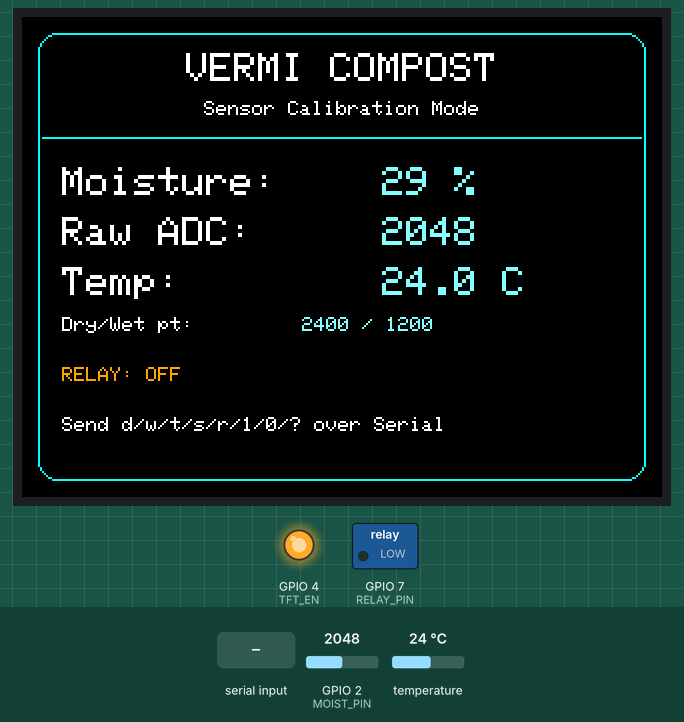
This sketch was run on a simulated ESP32-S3. Shown: 320×240 colour display, switched loads named in the sketch (green lamp = pin HIGH), output pins drawn as LEDs (lit = HIGH). The inputs (shaded band) are chosen by the test bench; at power-on: temperature 24 °C, GPIO 2 (MOIST_PIN) = 2048 (analog values on the 0–4095 scale). EEPROM starts erased; what the sketch prints to the serial monitor is not drawn.

Above: at 2.4 s.
2.5 s: "d90\n" received over Serial
At 4.7 s:
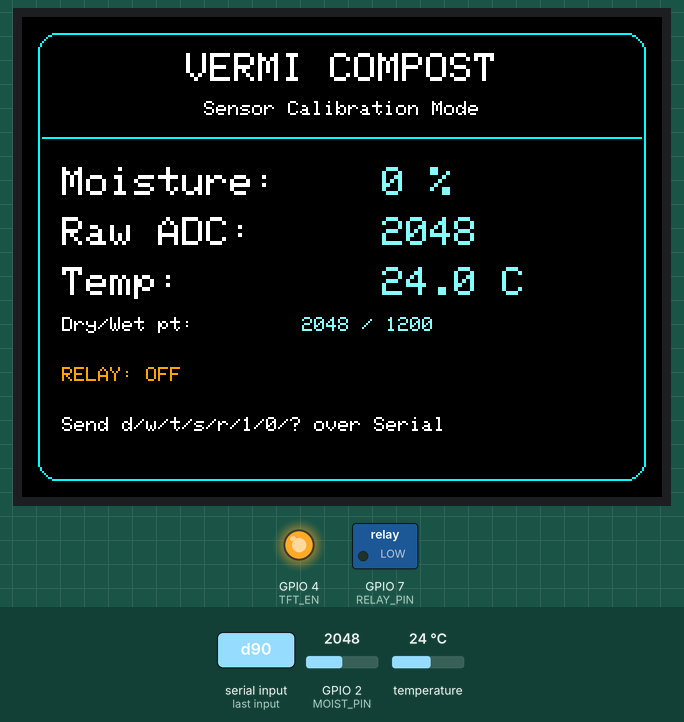
5.3 s: temperature set to 12 °C
At 6.2 s:
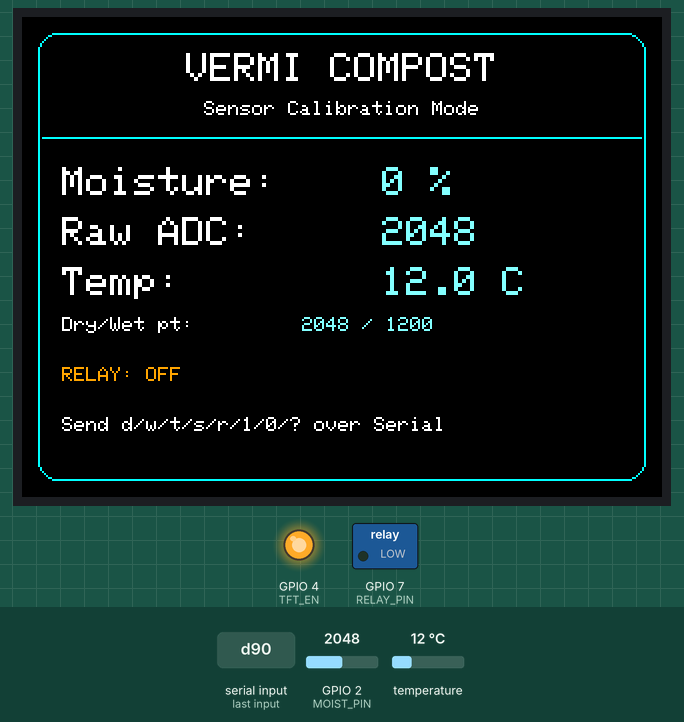
7.3 s: GPIO 2 (MOIST_PIN) set to 2866
At 9.8 s:
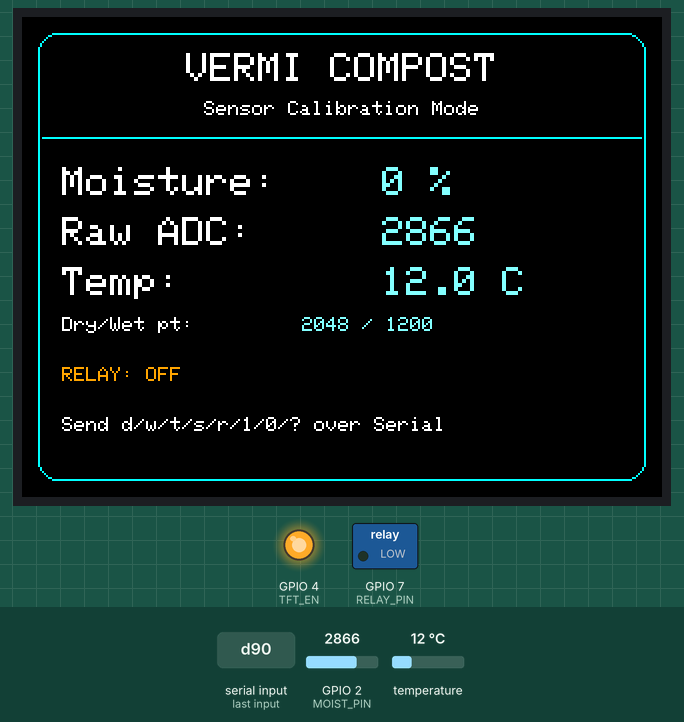
10.3 s: "r" received over Serial
13.3 s: "w90\n" received over Serial
At 15.6 s:
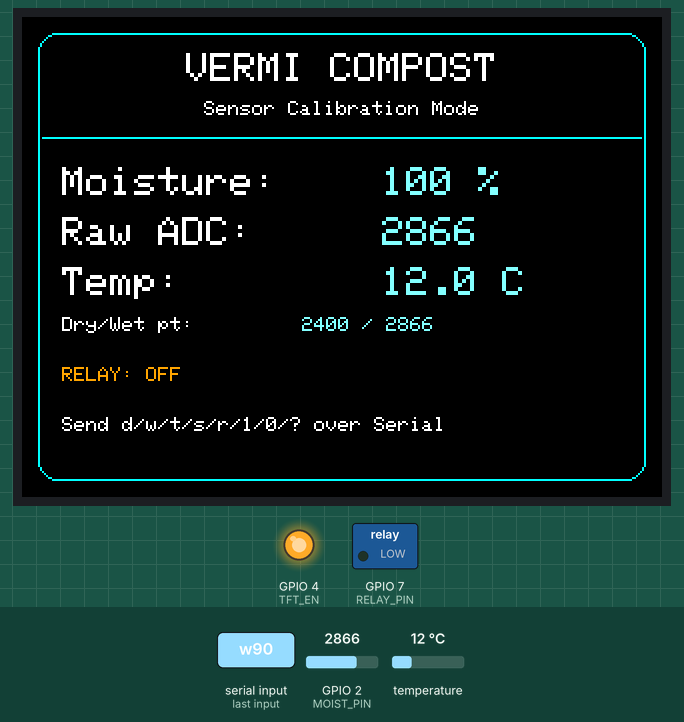
16.3 s: "t90\n" received over Serial
At 19.1 s:
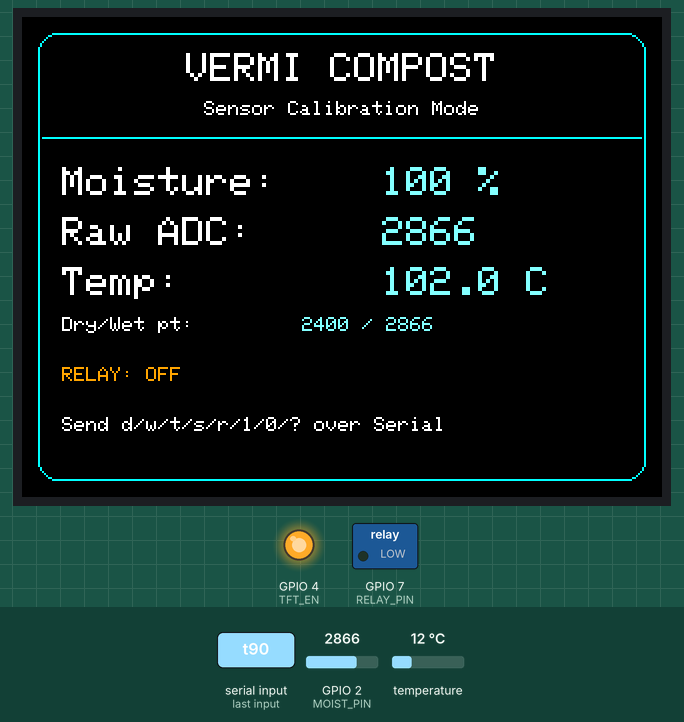
Timing chart, 0 to 20.3 s (numbered marks = the images above; inputs shaded):
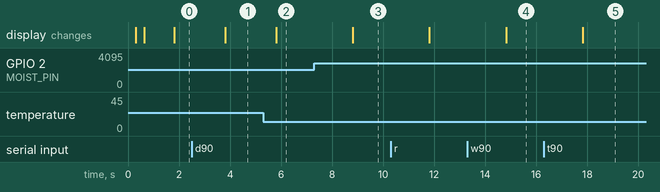

Measured:
- after the input at 2.5 s, the display: changes after 1.3 s (image 1)
- after the input at 5.3 s, the display: changes after 0.51 s (image 2)
- after the input at 7.3 s, the display: changes after 1.5 s (image 3)
- after the input at 13.3 s, the display: changes after 1.5 s (image 4)
- after the input at 16.3 s, the display: changes after 1.5 s (image 5)

The sketch:

vermi_calibration.ino
```cpp
/*
  Vermi Compost - Part B
  SENSOR CALIBRATION + LIVE MONITOR SKETCH
  (pH sensor deferred for now - not wired in this version)

  Pinout (as given):
    Moisture (analog)  -> GPIO2
    DS18B20 (OneWire)  -> GPIO3
    TFT CS             -> GPIO6
    TFT DC             -> GPIO5
    TFT RST            -> GPIO9
    TFT Backlight/EN   -> GPIO4
    Relay IN           -> GPIO7
    TFT MOSI           -> GPIO10
    TFT SCLK           -> GPIO8

  ---------------------------------------------------------
  HOW TO CALIBRATE (open Serial Monitor @ 115200 baud):
  ---------------------------------------------------------
    d   -> hold moisture probe in DRY air/soil, send 'd' to capture DRY point
    w   -> dip moisture probe in WATER/saturated soil, send 'w' to capture WET point
    t   -> set a temperature offset trim (it will ask you to type a number + Enter)
    s   -> SAVE current calibration to flash (survives reboot/power loss)
    r   -> reset calibration to defaults (still need to send 's' after to persist)
    1   -> turn relay ON  (wiring test)
    0   -> turn relay OFF (wiring test)
    ?   -> print current calibration + live raw values

  The TFT screen shows live moisture %, raw ADC, temperature, and the
  current dry/wet calibration points at all times, so you can watch the
  raw value change in real time while you calibrate.
*/

#include <Adafruit_GFX.h>
#include <Adafruit_ST7789.h>
#include <SPI.h>
#include <OneWire.h>
#include <DallasTemperature.h>
#include <Preferences.h>

// ---------- Pins ----------
#define MOIST_PIN    2
#define ONE_WIRE_PIN 3
#define TFT_CS       6
#define TFT_DC       5
#define TFT_RST      9
#define TFT_EN       4   // backlight enable
#define RELAY_PIN    7
#define TFT_MOSI     10
#define TFT_SCLK     8

Adafruit_ST7789 tft = Adafruit_ST7789(TFT_CS, TFT_DC, TFT_MOSI, TFT_SCLK, TFT_RST);

#define SCREEN_W 320
#define SCREEN_H 240

OneWire oneWire(ONE_WIRE_PIN);
DallasTemperature ds18b20(&oneWire);

Preferences prefs;

// ---------- Calibration values (defaults, overwritten from flash if saved) ----------
int dryValue   = 2400;   // raw ADC reading in dry air / dry soil
int wetValue   = 1200;   // raw ADC reading in water / saturated soil
float tempOffset = 0.0;  // additive trim applied to DS18B20 reading

// ---------- Moving average for moisture ----------
const int SOIL_SAMPLES = 10;
int soilReadings[SOIL_SAMPLES];
int soilIndex = 0;
long soilSum = 0;
bool soilBufferFilled = false;

unsigned long lastUpdate = 0;
const unsigned long updateInterval = 1000;

// ---------- Colors ----------
#define COL_BORDER 0x07FF
#define COL_TITLE  0xFFE0
#define COL_LABEL  0xFFFF
#define COL_VALUE  0x87FF
#define COL_GOOD   0x07E0
#define COL_WARN   0xFD20
#define COL_BAD    0xF800

void centeredText(const char* text, int y, uint8_t size) {
  int16_t x1, y1; uint16_t w, h;
  tft.setTextSize(size);
  tft.getTextBounds(text, 0, 0, &x1, &y1, &w, &h);
  tft.setCursor((SCREEN_W - w) / 2, y);
  tft.print(text);
}

int readSoilRaw() {
  int raw = analogRead(MOIST_PIN);
  soilSum -= soilReadings[soilIndex];
  soilReadings[soilIndex] = raw;
  soilSum += raw;
  soilIndex = (soilIndex + 1) % SOIL_SAMPLES;
  if (soilIndex == 0) soilBufferFilled = true;
  int count = soilBufferFilled ? SOIL_SAMPLES : max(soilIndex, 1);
  return soilSum / count;
}

void loadCalibration() {
  prefs.begin("vermi", true); // read-only
  dryValue   = prefs.getInt("dry", dryValue);
  wetValue   = prefs.getInt("wet", wetValue);
  tempOffset = prefs.getFloat("toff", tempOffset);
  prefs.end();
}

void saveCalibration() {
  prefs.begin("vermi", false); // read-write
  prefs.putInt("dry", dryValue);
  prefs.putInt("wet", wetValue);
  prefs.putFloat("toff", tempOffset);
  prefs.end();
  Serial.println("Calibration saved to flash.");
}

void resetCalibration() {
  dryValue = 2400;
  wetValue = 1200;
  tempOffset = 0.0;
  Serial.println("Calibration reset to defaults (send 's' to persist).");
}

void printStatus(int raw, float tempC) {
  Serial.println("---- Calibration status ----");
  Serial.printf("Dry point : %d\n", dryValue);
  Serial.printf("Wet point : %d\n", wetValue);
  Serial.printf("Temp offset: %.2f C\n", tempOffset);
  Serial.printf("Live raw moisture: %d\n", raw);
  Serial.printf("Live temp (with offset): %.2f C\n", tempC);
  Serial.println("Commands: d=set dry  w=set wet  t=set temp offset  s=save  r=reset  1/0=relay  ?=status");
}

void handleSerial(int currentRaw) {
  if (!Serial.available()) return;
  char c = Serial.read();
  switch (c) {
    case 'd': case 'D':
      dryValue = currentRaw;
      Serial.printf("Dry point captured: %d (probe should be in DRY air/soil)\n", dryValue);
      break;
    case 'w': case 'W':
      wetValue = currentRaw;
      Serial.printf("Wet point captured: %d (probe should be in WATER/saturated soil)\n", wetValue);
      break;
    case 't': case 'T': {
      Serial.println("Enter temp offset in C (e.g. -0.5) then press Enter:");
      unsigned long start = millis();
      while (!Serial.available() && millis() - start < 10000) delay(10);
      if (Serial.available()) {
        float v = Serial.parseFloat();
        tempOffset = v;
        Serial.printf("Temp offset set to %.2f C\n", tempOffset);
      } else {
        Serial.println("Timed out, offset unchanged.");
      }
      break;
    }
    case 's': case 'S':
      saveCalibration();
      break;
    case 'r': case 'R':
      resetCalibration();
      break;
    case '1':
      digitalWrite(RELAY_PIN, HIGH);
      Serial.println("Relay ON");
      break;
    case '0':
      digitalWrite(RELAY_PIN, LOW);
      Serial.println("Relay OFF");
      break;
    case '?':
      printStatus(currentRaw, ds18b20.getTempCByIndex(0) + tempOffset);
      break;
    default:
      break; // ignore newlines / unknown chars
  }
}

void drawStaticLayout() {
  tft.fillScreen(ST77XX_BLACK);
  tft.drawRoundRect(8, 8, SCREEN_W - 16, SCREEN_H - 16, 10, COL_BORDER);
  centeredText("VERMI COMPOST", 18, 2);
  centeredText("Sensor Calibration Mode", 42, 1);
  tft.drawFastHLine(10, 60, SCREEN_W - 20, COL_BORDER);
}

void setup() {
  Serial.begin(115200);
  delay(300);

  pinMode(RELAY_PIN, OUTPUT);
  digitalWrite(RELAY_PIN, LOW); // relay OFF at boot

  pinMode(TFT_EN, OUTPUT);
  digitalWrite(TFT_EN, HIGH); // backlight on

  tft.init(240, 320);
  tft.setRotation(1);

  analogReadResolution(12);
  analogSetAttenuation(ADC_11db);

  ds18b20.begin();

  loadCalibration();

  for (int i = 0; i < SOIL_SAMPLES; i++) {
    int r = analogRead(MOIST_PIN);
    soilReadings[i] = r;
    soilSum += r;
    delay(10);
  }
  soilBufferFilled = true;

  drawStaticLayout();

  Serial.println("Vermi Compost calibration sketch ready.");
  printStatus(readSoilRaw(), 0);
}

void loop() {
  int raw = readSoilRaw();
  handleSerial(raw);

  if (millis() - lastUpdate >= updateInterval) {
    lastUpdate = millis();

    ds18b20.requestTemperatures();
    float tempC = ds18b20.getTempCByIndex(0) + tempOffset;

    int moisturePercent = map(raw, dryValue, wetValue, 0, 100);
    moisturePercent = constrain(moisturePercent, 0, 100);

    tft.fillRect(15, 70, SCREEN_W - 30, 140, ST77XX_BLACK);

    tft.setTextColor(COL_LABEL);
    tft.setTextSize(2);
    tft.setCursor(20, 75);
    tft.print("Moisture:");
    tft.setTextColor(COL_VALUE);
    tft.setCursor(180, 75);
    tft.printf("%d %%", moisturePercent);

    tft.setTextColor(COL_LABEL);
    tft.setCursor(20, 100);
    tft.print("Raw ADC:");
    tft.setTextColor(COL_VALUE);
    tft.setCursor(180, 100);
    tft.printf("%d", raw);

    tft.setTextColor(COL_LABEL);
    tft.setCursor(20, 125);
    tft.print("Temp:");
    tft.setTextColor(COL_VALUE);
    tft.setCursor(180, 125);
    if (tempC < -100) {
      tft.setTextColor(COL_BAD);
      tft.print("Sensor Err");
    } else {
      tft.printf("%.1f C", tempC);
    }

    tft.setTextSize(1);
    tft.setTextColor(COL_LABEL);
    tft.setCursor(20, 150);
    tft.print("Dry/Wet pt:");
    tft.setTextColor(COL_VALUE);
    tft.setCursor(140, 150);
    tft.printf("%d / %d", dryValue, wetValue);

    tft.setTextColor(digitalRead(RELAY_PIN) ? COL_GOOD : COL_WARN);
    tft.setCursor(20, 175);
    tft.print(digitalRead(RELAY_PIN) ? "RELAY: ON" : "RELAY: OFF");

    tft.setTextColor(COL_LABEL);
    tft.setCursor(20, 200);
    tft.print("Send d/w/t/s/r/1/0/? over Serial");
  }
}
```
